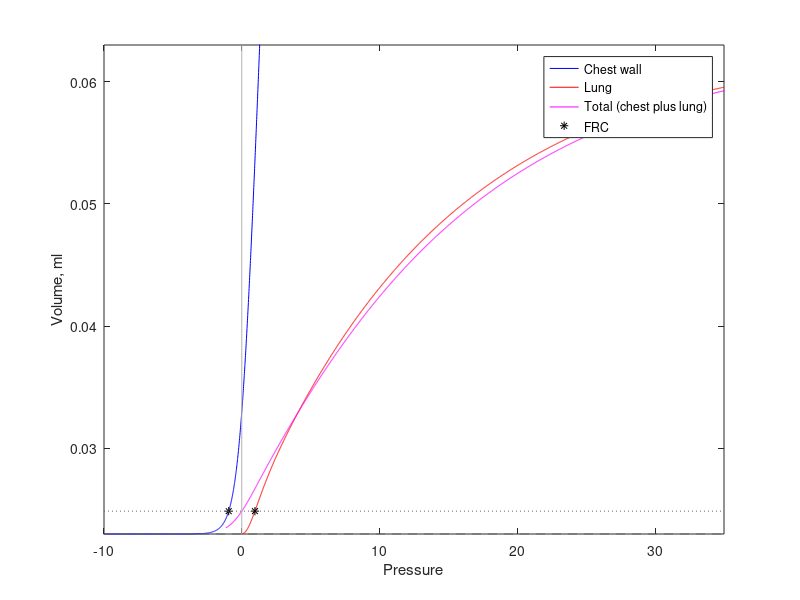

Here is the MATLAB script that generated this plot:
% close all
clear all

TLC=.001*63; 
RV=.001*23; 
VC=(TLC-RV);

alpha_cw=0.25;%
volume0Pres=(alpha_cw*VC+RV);
aw=RV;
cw=0;
dw=2*1.2*.2;
bw=alpha_cw*VC/(log(1+exp(-cw/dw)));

Pel=[-20:.01:35]';
Pcw=[-20:.01:35]';
Phalf =.1;
Ptau =.5;
beta=.01;
gamma =1;
k=0.07;

alpha=((1+exp(Phalf/Ptau))*beta-gamma)/exp(Phalf/Ptau);
Frec=alpha+(gamma-alpha)./(1+exp(-(Pel-Phalf)/Ptau));
Vel=VC*(1-exp(-k*Pel));
VA=Frec.*Vel+RV;
Vcw=aw+bw*log(1+exp((Pcw-cw)/dw)); %% Volume of chest wall

itemp_start=find(Pcw==-15)
iVcw_start=find(abs(Vcw-Vcw(itemp_start))<0.0005, 1, 'last' ); %volume Vcw at that index
iVA_start=find(abs(VA-Vcw(itemp_start))<.0005, 1, 'last' ); %volume VA at the same index

itemp_end=find(abs(Vcw-TLC)<0.02,1, 'last');
iVcw_end=find(abs(Vcw-Vcw(itemp_end))<0.01, 1, 'last' );
iVA_end=find(abs(VA-Vcw(itemp_end))<1, 1, 'last' );

pcwt=Pcw(iVcw_start:iVcw_end);
vcwt=Vcw(iVcw_start:iVcw_end);
pelt=Pel(iVA_start:iVA_end);
vat=VA(iVA_start:iVA_end);

VolN=linspace(min(vat),max(vat),3000);
PelN=interp1(vat,pelt,VolN);
PcwN=interp1(vcwt,pcwt,VolN);
Ptot=PelN+PcwN;

index=find(abs(Ptot)<0.01,1,'last');
FRC=VolN(index);
P_FRC=PelN(index);

Pel_range=Pel;Vcw_range=Vcw;VA_range=VA;
save PVcurves.mat Pel_range Vcw_range VA_range Ptot VolN FRC P_FRC

figure
plot(Pcw,Vcw,'b',Pel(2001:end),VA(2001:end),'r',Ptot,VolN,'m');%Pel,Vel+RV,'g',
hold on
plot(PcwN(index),FRC,'k*',PelN(index),FRC,'k*')
axis([-10 35 RV TLC])
line([0 0],[0 TLC],'Color',[.7 .7 .7])
line([-10 35],[RV RV],'Color',[.4 .4 .4],'Linestyle','--')
line([-10 35],[FRC FRC],'Color',[.4 .4 .4],'Linestyle',':')
xlabel('Pressure')
ylabel('Volume, ml')
legend('Chest wall','Lung','Total (chest plus lung)','FRC','Location','best')


